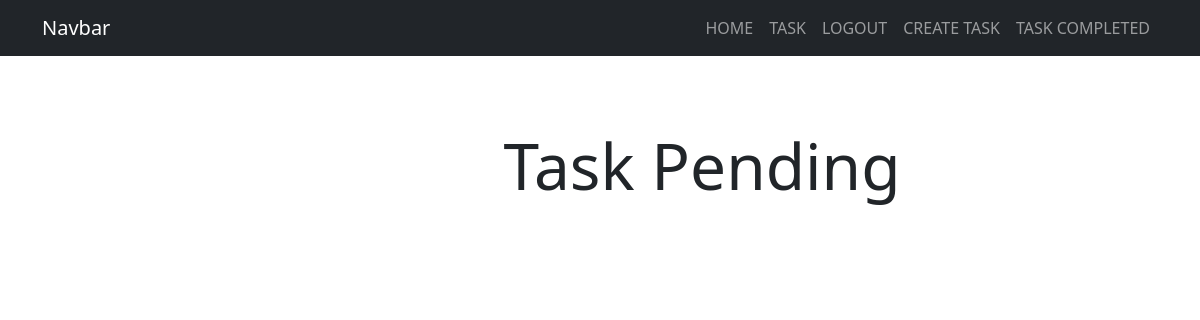
Page /tasks/ (signed in) on the earlier database version.
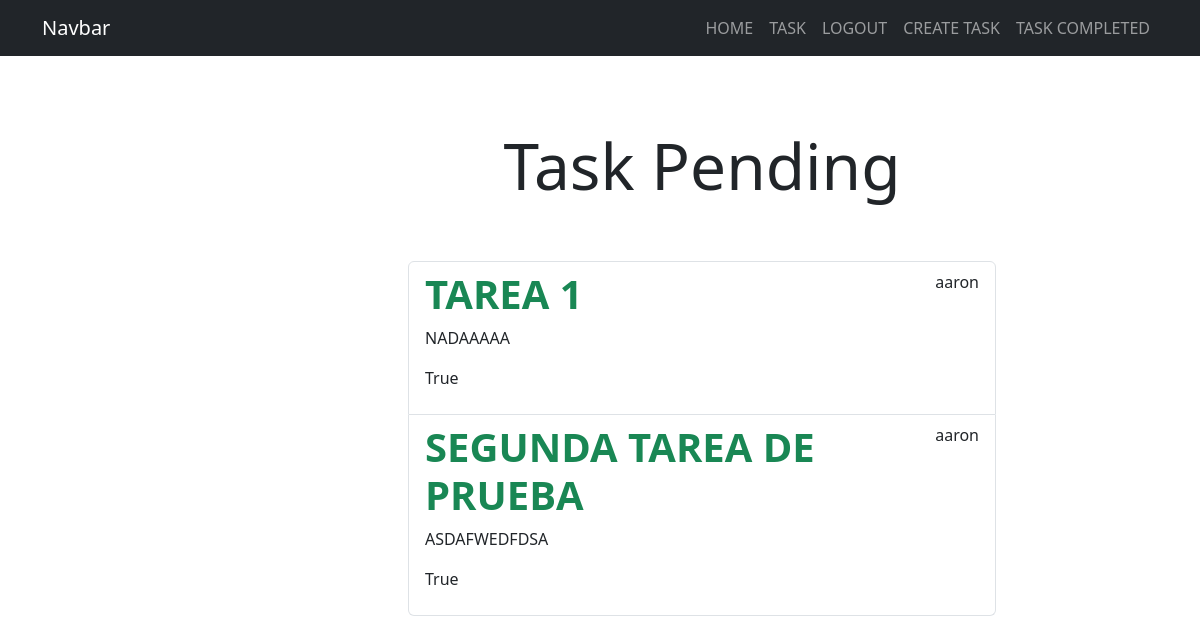
Same page on the later database version.
### tasks/models.py (models this page shows)
class Task(models.Model):
    title = models.CharField(max_length=200)
    description = models.TextField(blank=True)
    created = models.DateTimeField(auto_now_add=True)
    datecompleted = models.DateTimeField(null=True, blank=True)
    important = models.BooleanField(default=True)
    user = models.ForeignKey(User, on_delete=models.CASCADE)
    """Definine una relación uno a muchos desde User a otro modelo (posiblemente llamado Task), de modo que un usuario puede tener
    muchas tareas, pero cada tarea está asociada a un único usuario. Si el usuario es eliminado, todas sus tareas también serán eliminadas."""
    def __str__(self):
        return f"{self.title}... - by {self.user.username}"  # Este trozo de codigo nos permite poder obervar el titulo del lado de DjangoAdmin,como vista previa

### tasks/views.py (the view)
# urls.py: path('tasks/',views.tasks, name='tasks'),
@login_required
def tasks(request):
    tasks = Task.objects.filter(user=request.user, datecompleted__isnull=True)
    print(tasks)
    return render(request, "tasks.html", {'tasks': tasks})

### tasks/templates/tasks.html (shortened to what this page needs)
{% extends 'base.html' %} {% csrf_token %} {% block content %}
  <div class="row">
    <div class="col-md-6 offset-md-4">
      <h1 class="text-center display-3 py-5">Task Pending</h1>
      <ul class="list-group">
        {% for task in tasks %}
        <a class="list-group-item" href="{% url 'task_detail' task.id %}">
          <header class="d-flex justify-content-between">
            {% if task.important %}
            <h1 class="fw-bold text-success">{{task.title}}</h1>
            {% else %}
            <h1 class="fw-bold">{{task.title}}</h1>
            {% endif %}
            <p>{{task.user.username}}</p>
          </header>
          <p>{{task.description}}</p>
          <p>{{task.important}}</p>
        </a>
        {% endfor %}
      </ul>
    </div>
  </div>
  {% endblock %}

### tasks/templates/base.html (shortened to what this page needs)
<!DOCTYPE html>
<html lang="en">
<head>
    <link rel="stylesheet" href="https://cdn.jsdelivr.net/npm/bootstrap@5.3.2/dist/css/bootstrap.min.css">
    <link rel="stylesheet" href="https://cdnjs.cloudflare.com/ajax/libs/animate.css/4.1.1/animate.min.css" />
</head>
<body>
    <nav class="navbar navbar-expand-lg bg-dark navbar-dark">
        <div class="container">
            <a class="navbar-brand" href="#">Navbar</a>
            <div class="collapse navbar-collapse" id="navbarNav">
                <ul class="navbar-nav ms-auto">
                    <li class="nav-item">
                        <a href="{% url 'home' %}" class="nav-link">HOME</a>
                    </li>
                    {% if user.is_authenticated %}
                    <li class="nav-item">
                        <a href="{% url 'task' %}" class="nav-link">TASK</a>
                    </li>
                    <li class="nav-item">
                        <a href="{% url 'logout' %}" class="nav-link">LOGOUT</a>
                    </li>
                    <li class="nav-item">
                        <a href="/tasks/create/" class="nav-link">CREATE TASK</a>
                    </li>
                    <li class="nav-item">
                        <a href="{% url 'tasks_completed' %}" class="nav-link">TASK COMPLETED</a>
                    </li>
                    {% endif %}
                </ul>
            </div>
        </div>
    </nav>
    <div class="btn-group" role="group" aria-label="Basic outlined example">
        <nav>
        </nav>
    </div>
    {% block content %} {% endblock %}
</body>
</html>

Differences in the rows shown:
added Task: title "TAREA 1", user.username "aaron", description "NADAAAAA", important "True"
added Task: title "SEGUNDA TAREA DE PRUEBA", user.username "aaron", description "ASDAFWEDFDSA", important "True"
